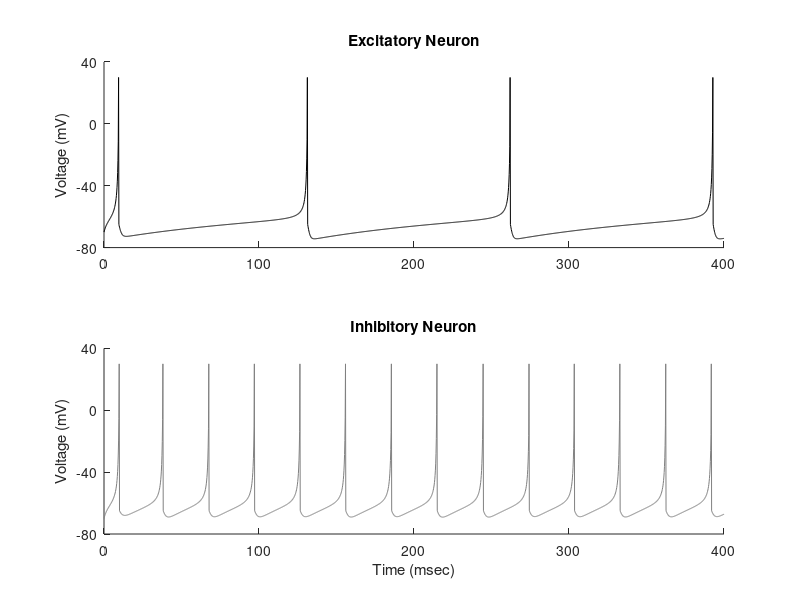
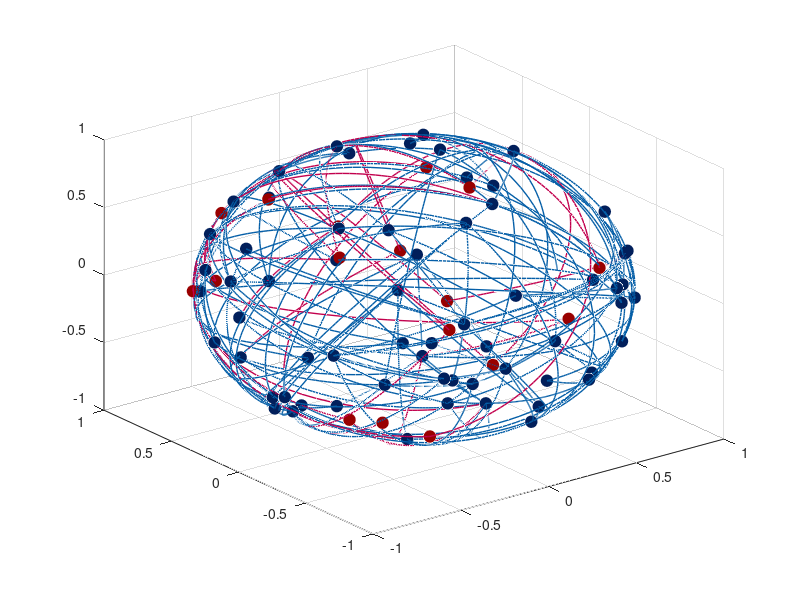
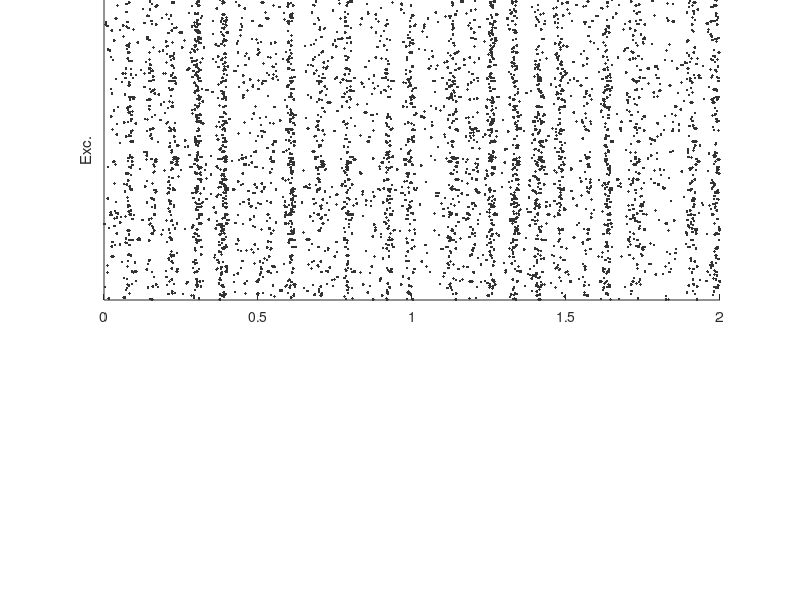

Source code (MATLAB) for these figures, in order: (Note: this script raises an error after producing the figures.)
load('B')
figure
subplot(2,1,1)
plot(0:.2:400,ENeuron,'k')
ylim([-80 40])
set(gca,'YTick',[-80:40:40])
ylabel('Voltage (mV)')
title('Excitatory Neuron')
box off
subplot(2,1,2)
plot(0:.2:400,INeuron,'color',[.5 .5 .5])
ylim([-80 40])
set(gca,'YTick',[-80:40:40])
ylabel('Voltage (mV)')
box off
title('Inhibitory Neuron')
xlabel('Time (msec)')




%% NeuroSphere
load('C')
PercentPopulation=.08;
NConnectionsPerNeuron=2;


figure
[x,y,z]=sphere;
h=surf(x,y,z);
set(h,'Visible','off')
hold on
% Neurons
scatter3(PositionXYZCoordinates(1:floor(800*PercentPopulation),1),...
    PositionXYZCoordinates(1:floor(800*PercentPopulation),2),...
    PositionXYZCoordinates(1:floor(800*PercentPopulation),3),...
    ones(size(1:floor(800*PercentPopulation)))*70,'Markerfacecolor',[1 31 91]/255,'MarkerEdgecolor',[1 31 91]/255)
scatter3(PositionXYZCoordinates(801:801+floor(200*PercentPopulation),1),...
    PositionXYZCoordinates(801:801+floor(200*PercentPopulation),2),...
    PositionXYZCoordinates(801:801+floor(200*PercentPopulation),3),...
    ones(size(801:801+floor(200*PercentPopulation)))*70,'Markerfacecolor',[153 0 0]/255,'MarkerEdgecolor',[153 0 0]/255)
set(gcf,'Position',  [680   481   487   497])
% Connections


C=Connectivity([1:floor(800*PercentPopulation) 801:801+floor(200*PercentPopulation)],...
    [1:floor(800*PercentPopulation) 801:801+floor(200*PercentPopulation)]);
[m,k]=find(C>0);
for i=1:floor(800*PercentPopulation)
    [q,w]=find(k==i);
    for j=1:NConnectionsPerNeuron
        Position=[linspace(PositionXYZCoordinates(i,1),...
            PositionXYZCoordinates(m(q(j)),1),...
            100);...
            linspace(PositionXYZCoordinates(i,2),...
            PositionXYZCoordinates(m(q(j)),2),...
            100);...
            linspace(PositionXYZCoordinates(i,3),...
            PositionXYZCoordinates(m(q(j)),3),...
            100);];
        for e=1:length(Position)
            Position(:,e)=Position(:,e)./sqrt(sum(Position(:,e).^2));
        end
        plot3(Position(1,:),Position(2,:),Position(3,:), 'color',[4,94,167]/255,'linewidth',1)
    end
end

C=Connectivity;
[m,k]=find(C<0);
for i=801:801+floor(200*PercentPopulation)
    [q,w]=find(k==i);
    for j=1:NConnectionsPerNeuron
        Position=[linspace(PositionXYZCoordinates(i,1),...
            PositionXYZCoordinates(m(q(j)),1),...
            100);...
            linspace(PositionXYZCoordinates(i,2),...
            PositionXYZCoordinates(m(q(j)),2),...
            100);...
            linspace(PositionXYZCoordinates(i,3),...
            PositionXYZCoordinates(m(q(j)),3),...
            100);];
        for e=1:length(Position)
            Position(:,e)=Position(:,e)./sqrt(sum(Position(:,e).^2));
        end
        plot3(Position(1,:),Position(2,:),Position(3,:), 'color',[194,0,77]/255,'linewidth',1)
    end
end





%% RasterPlots
load('D')
RasterPlot=false(max(A(:,2))+1,A(end,1)-A(1,1)+1);
RasterPlot(sub2ind(size(RasterPlot),A(:,2)+1,A(:,1)-A(1,1)+1))=1;
B=RasterPlot;

figure('units','normalized')
[y,x]=find(RasterPlot(:,1:10000));
h1=axes('position',[.13 .5 .77 .5]);
scatter(x(y<601)/5000,y(y<601),'marker','.','markeredgecolor',[.2 .2 .2])
set(gca,'Ytick',[])
ylim([0 600])
ylabel('Exc.')
h1.XAxis.Visible='off';
h2=axes('position',[.13 .3 .77 .15]);
scatter(x(y>600)/5000,y(y>600),'marker','.','markeredgecolor',[.7 .7 .7])
set(gca,'Ytick',[])
ylabel('Inh.')
xlabel('Time (s)')


[y,x]=find(B(:,4001:6000));
C=sum(B(:,4001:6000));
D=conv(C,ones(1,50),'same');
fig=figure('units','normalized');
set(fig,'defaultAxesColorOrder',[[0 0 0]; [0 0 0]]);
PositionVec=[.15 .6 .7 .3];
set(gcf,'Position',PositionVec)
h1=axes('position',[.13 .25 .77 .65]);
yyaxis left
scatter(x(y<801)/5000+.8,y(y<801),'marker','.','markeredgecolor',[.2 .2 .2])
hold on
h1.YTick=[];
ylim([0 800])
ylabel('Exc.')
xlabel('Time (s)')
yyaxis right
plot((.0002:.0002:.4)+.8,D./1000)
ylabel('Fraction')




